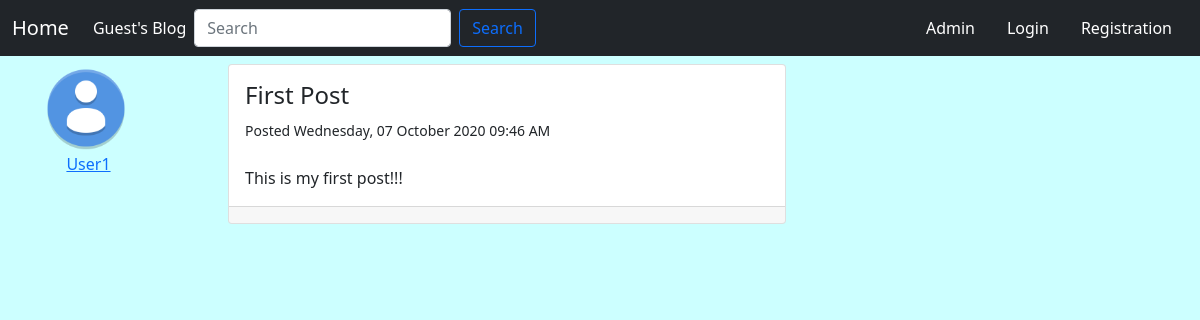
/post/1, run on the app's committed database.
### sevgenn_flask_blog/models.py (models this page shows, shortened)
class User(db.Model, UserMixin):
    id = db.Column(db.Integer, primary_key=True)
    username = db.Column(db.String(50), unique=True, nullable=False)
    email = db.Column(db.String(100), unique=True, nullable=False)
    image_file = db.Column(db.String(50), nullable=False,
                           default='default_avatar.png')
    password = db.Column(db.String(255), nullable=False)
    is_active = db.Column(db.Boolean, default=True)
    posts = db.relationship('Post', backref='author', lazy=True)

class Post(db.Model):
    id = db.Column(db.Integer, primary_key=True)
    title = db.Column(db.String(150), nullable=False)
    body = db.Column(db.Text, nullable=False)
    created = db.Column(db.DateTime, nullable=False, default=datetime.utcnow)
    user_id = db.Column(db.Integer, db.ForeignKey('user.id'), nullable=False)

### sevgenn_flask_blog/posts/routes.py (the view)
@posts.route('/post/<int:post_id>')
def post(post_id):
    post = Post.query.get_or_404(post_id)
    return render_template('post.html', title='post.title', post=post)

### sevgenn_flask_blog/templates/post.html (shortened to what this page needs)
{% extends "base.html" %}
{% block content %}
<div class="container" style="display: flex;">
  <article class="media col-1" style="display: flex; flex-direction: column;">
    <img class="rounded-circle article-img" style="margin-right: 5px;" src="{{ url_for('static', filename='pictures/' + post.author.image_file) }}">
    <a class="mr-2" href="{{ url_for('users.user_posts', username=post.author.username) }}" style="margin: 0 auto">{{ post.author.username }}</a>
  </article>
  <div class="card col-6 offset-1" style="margin-bottom: 20px;">
    <div class="card-body">
      <h4 class="card-title">{{ post.title }}</h4>
      <small>Posted {{ post.created.strftime('%A, %d %B %Y %I:%M %p') }}</small>
      <br>
      <br>
      <p class="card-text">{{ post.body }}</p>
    </div>
    <div class="card-footer" style="font-size: 20px;">
    </div>
  </div>
</div>
{% endblock %}

### sevgenn_flask_blog/static/css/main.css (style rules this page uses)
body { background-color: #ccffff; }

### data on the page
User: image_file (placeholder picture), author.username "User1"
Post: title "First Post", created "Wednesday, 07 October 2020 09:46 AM", body "This is my first post!!!"
